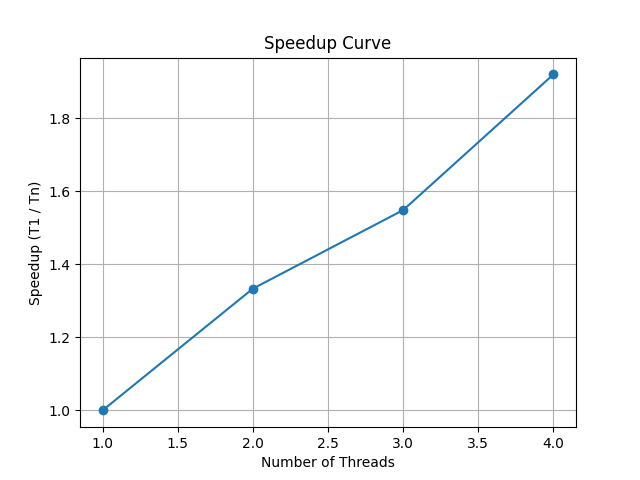
#> input picture Examen/ex_2/ex2_speedu.png, 640 x 480 px; its folder holds only this picture in this run
$ python -i mpi_movie_filter.py   (imports and definitions only)
#> lines starting #> are read from the running program, lines starting #| are printed output that depends on the picture
from mpi4py import MPI
from PIL import Image
import os
import numpy as np
from scipy import signal
import time
import csv
import matplotlib.pyplot as plt

def apply_filter(image):
#> called with image = '../ex_2/ex2_speedu.png'
    img = Image.open(image)
#> img is the input picture: PIL image 640x480 RGBA; mean R, G, B, A 249.4, 249.8, 250.1, 255
    print(f"Taille originale {img.size}")
#| Taille originale (640, 480)

    img = img.convert('HSV')
#> img: PIL image 640x480 HSV; mean H, S, V 1, 0.9, 250.1
    img = np.repeat(np.repeat(np.array(img), 2, axis=0), 2, axis=1)
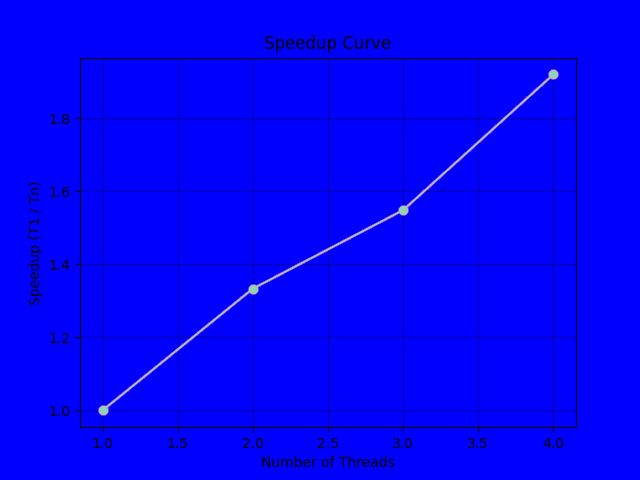
#> img: shape (960, 1280, 3) (shown at 1/2 size); mean R, G, B 1, 0.9, 250.1
    img = np.array(img, dtype=np.double) / 255.
    print(f"Nouvelle taille : {img.shape}")
#| Nouvelle taille : (960, 1280, 3)

    mask_gauss = np.array([[1., 2., 1.],
                           [2., 4., 2.],
                           [1., 2., 1.]]) / 16.
    blur_image = np.zeros_like(img, dtype=np.double)
    for i in range(3):
        blur_image[:, :, i] = signal.convolve2d(img[:, :, i],
                                                mask_gauss,
                                                mode='same')

    mask_sharp = np.array([[ 0., -1.,  0.],
                           [-1.,  5., -1.],
                           [ 0., -1.,  0.]])
    sharpen_image = np.zeros_like(blur_image)
    sharpen_image[:, :, 0:2] = blur_image[:, :, 0:2]
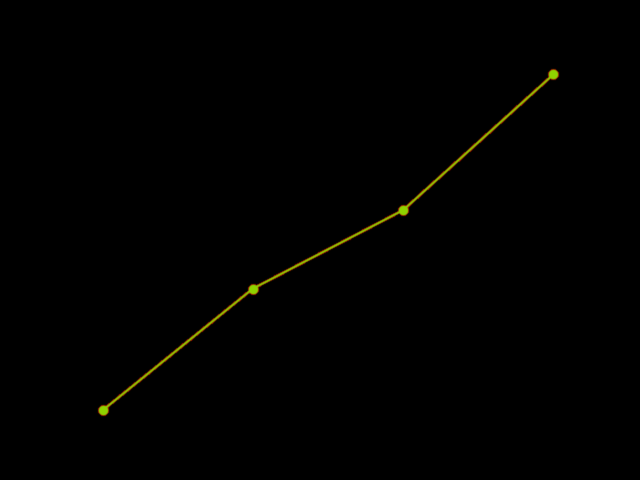
#> sharpen_image: shape (960, 1280, 3) float64 (shown at 1/2 size); mean R, G, B 0.00402, 0.00364, 0
    sharpen_image[:, :, 2] = signal.convolve2d(blur_image[:, :, 2],
                                               mask_sharp,
                                               mode='same')
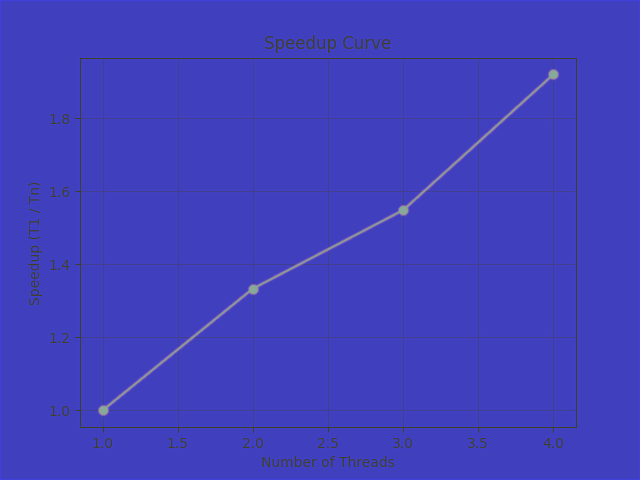
#> sharpen_image: shape (960, 1280, 3) float64 (shown at 1/2 size); mean R, G, B 0.00402, 0.00364, 0.982; drawn with min black and max white
    sharpen_image = np.clip(sharpen_image, 0., 1.)

    sharpen_image *= 255.
    sharpen_image = sharpen_image.astype(np.uint8)

    return Image.fromarray(sharpen_image, 'HSV').convert('RGB')

# [60 lines left out: function main, not called in this run]

# [2 lines not run here, left out]

>>> result = apply_filter('../ex_2/ex2_speedu.png')
